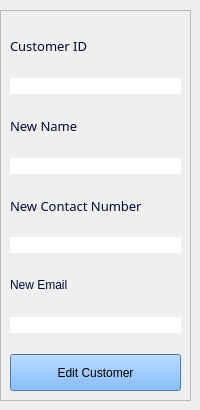
         <widget class="QWidget" name="edit_customer">
          <widget class="QFrame" name="frame_12">
           <property name="geometry">
            <rect>
             <x>0</x>
             <y>10</y>
             <width>191</width>
             <height>391</height>
            </rect>
           </property>
           <property name="styleSheet">
            <string notr="true">QFrame{
font: 600 10pt &quot;Segoe UI Semibold&quot;;
color: rgb(0, 10, 52);
}

QLineEdit{
	background-color: rgb(255, 255, 255);
  border-radius:10px;
color: rgb(0, 10, 52);
}</string>
           </property>
           <property name="frameShape">
            <enum>QFrame::StyledPanel</enum>
           </property>
           <property name="frameShadow">
            <enum>QFrame::Raised</enum>
           </property>
           <layout class="QVBoxLayout" name="verticalLayout_6">
            <item>
             <widget class="QLabel" name="label_16">
              <property name="font">
               <font>
                <family>Segoe UI Semibold</family>
                <pointsize>10</pointsize>
                <italic>false</italic>
                <fontweight>DemiBold</fontweight>
               </font>
              </property>
              <property name="text">
               <string>Customer ID</string>
              </property>
             </widget>
            </item>
            <item>
             <widget class="QLineEdit" name="customerEditCustomerID"/>
            </item>
            <item>
             <widget class="QLabel" name="label_17">
              <property name="font">
               <font>
                <family>Segoe UI Semibold</family>
                <pointsize>10</pointsize>
                <italic>false</italic>
                <fontweight>DemiBold</fontweight>
               </font>
              </property>
              <property name="text">
               <string>New Name</string>
              </property>
             </widget>
            </item>
            <item>
             <widget class="QLineEdit" name="customerEditName"/>
            </item>
            <item>
             <widget class="QLabel" name="label_18">
              <property name="font">
               <font>
                <family>Segoe UI Semibold</family>
                <pointsize>10</pointsize>
                <italic>false</italic>
                <fontweight>DemiBold</fontweight>
               </font>
              </property>
              <property name="text">
               <string>New Contact Number</string>
              </property>
             </widget>
            </item>
            <item>
             <widget class="QLineEdit" name="customerEditNumber">
              <property name="maxLength">
               <number>8</number>
              </property>
             </widget>
            </item>
            <item>
             <widget class="QLabel" name="label_19">
              <property name="text">
               <string>New Email</string>
              </property>
             </widget>
            </item>
            <item>
             <widget class="QLineEdit" name="customerEditEmail"/>
            </item>
            <item>
             <widget class="QPushButton" name="customerEditButton">
              <property name="sizePolicy">
               <sizepolicy hsizetype="Minimum" vsizetype="Minimum">
                <horstretch>0</horstretch>
                <verstretch>0</verstretch>
               </sizepolicy>
              </property>
              <property name="cursor">
               <cursorShape>PointingHandCursor</cursorShape>
              </property>
              <property name="styleSheet">
               <string notr="true">QPushButton{
background-color: rgb(95, 165, 247);
font: 600 10pt &quot;Segoe UI Semibold&quot;;
margin-top:15px;
}

QPushButton:hover{
	background-color: rgb(245, 245, 245);
	color: rgb(153, 153, 0);
	border: 1px solid rgb(153, 153, 0);
}
</string>
              </property>
              <property name="text">
               <string>Edit Customer</string>
              </property>
             </widget>
            </item>
           </layout>
          </widget>
         </widget>
